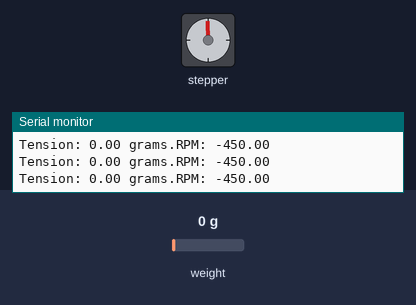
Recording of a sketch running on a simulated Arduino Uno, built with avr-gcc and run on an emulated ATmega328P. Parts: stepper motor, the last lines printed to the serial monitor. The inputs (shaded band) are chosen by the test bench; at power-on: weight on the scale 0 g. Stepper angles assume 400 steps per turn.

Above: at 1.16 s.
At 10.65 s:
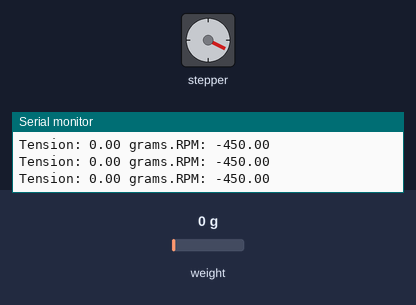
At 20.55 s:
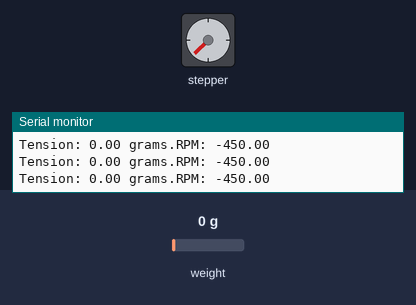
At 39.65 s:
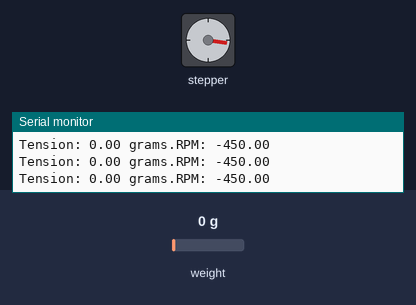
Timing chart, 0 to 40.0 s (numbered marks = the images above):
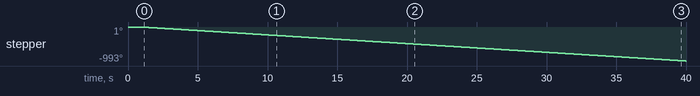

The sketch:

Tether_Winch_Localization.ino
```cpp
#include "Arduino.h"
#include "HX711.h"
#include "AccelStepper.h"

HX711 scale(3, 2);  // (DOUT, CLK)

double tension;
double tension_setpoint;
double output_rpm;
int dir = 1;

double Kp = 1;

bool stop_motor = false;

int calibration_factor = 2240;

int trim_in_pin = A0;
int trim_value = 0;

// Motor steps per revolution. Most steppers are 200 steps or 1.8 degrees/step
#define MOTOR_STEPS 400

// Microstepping mode. If you hardwired it to save pins, set to the same value here.
#define MICROSTEPS 1

#define DIR 8
#define STEP 9
#define ENABLE 13 // optional (just delete ENABLE from everywhere if not used)


AccelStepper stepper(AccelStepper::DRIVER, STEP, DIR); // Defaults to AccelStepper::FULL4WIRE (4 pins) on 2, 3, 4, 5


void setup() {

	stepper.setMaxSpeed(1000);
	stepper.setSpeed(400);

	Serial.begin(9600);
	//	Serial.println("HX711 calibration sketch");
	//	Serial.println("Remove all weight from scale");
	//	Serial.println("After readings begin, place known weight on scale");

	//	scale.set_scale();
	scale.tare(10); // Reset the scale to 0; Reads value 10 times, calculates average and uses it as offset.

	//	long zero_factor = scale.read_average(); //Get a baseline reading
	//	Serial.print("Zero factor: "); //This can be used to remove the need to tare the scale. Useful in permanent scale projects.
	//	Serial.println(zero_factor);
	//
	scale.set_scale(calibration_factor); //Adjust to this calibration factor

	tension_setpoint = 50;

}

void loop() {

	// NOTE: LOOP HAS TO RUN QUICKLY FOR STEPPER TO MOVE SMOOTHLY. DO NOT ADD DELAYS


	if (scale.is_ready()){
		Serial.print("Tension: ");
		tension = scale.get_units_direct();
		Serial.print(tension);
		Serial.print(" grams.");

		double delta_tension = tension - tension_setpoint;

		if (abs(delta_tension) < 10) {
			stop_motor = true;
			Serial.print("Stop! ");
			Serial.println();
		}
		else {
			stop_motor = false;

			dir = (delta_tension > 0) ? 1 : -1;

			stepper.setSpeed(dir * (abs(delta_tension) * Kp + 400));

			Serial.print("RPM: ");
			Serial.print(dir * (abs(delta_tension) * Kp + 400));
			Serial.println();

		}

	}

	if (stop_motor) {
		stepper.setSpeed(0);
	}
	else{
		stepper.runSpeed();
	}


}
```

sloeber.ino.cpp
```cpp
#ifdef __IN_ECLIPSE__
//This is a automatic generated file
//Please do not modify this file
//If you touch this file your change will be overwritten during the next build
//This file has been generated on 2018-09-03 00:13:52

#include "Arduino.h"
#include "Arduino.h"
#include "HX711.h"
#include "AccelStepper.h"

void setup() ;
void loop() ;

#include "Tether_Winch_Localization.ino"


#endif
```

Measured:
- by itself, stepper: keeps turning counter-clockwise at about 25°/s
